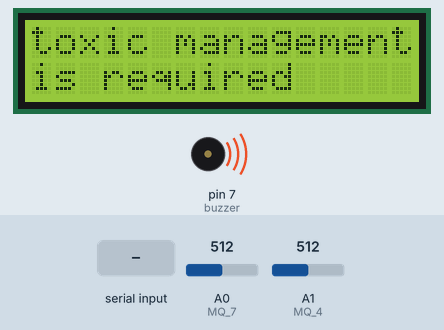
This sketch was run on a simulated Arduino Uno, built with avr-gcc and run on an emulated ATmega328P. Parts: 16×2 character LCD, buzzer (waves = sounding, pin HIGH). The inputs (shaded band) are chosen by the test bench; at power-on: A1 (MQ_4) = 512, A0 (MQ_7) = 512. What the sketch prints to the serial monitor is not drawn.

Above: at 1.2 s.
1.3 s: "1\n" received over the second serial link
At 3.2 s:
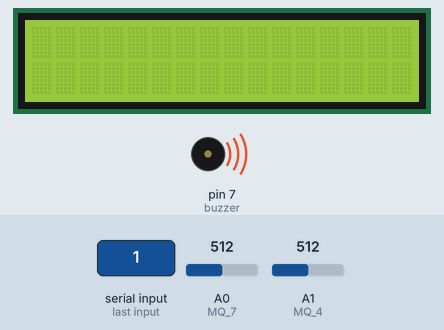
5.6 s: A1 (MQ_4) set to 716
At 6.5 s:
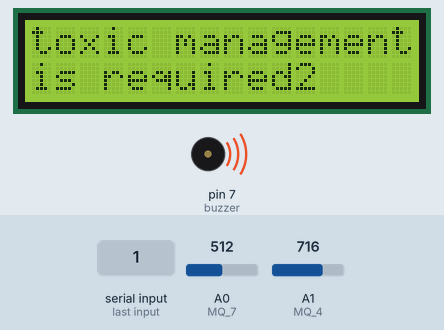
10.5 s: A1 (MQ_4) set to 900
At 11.9 s:
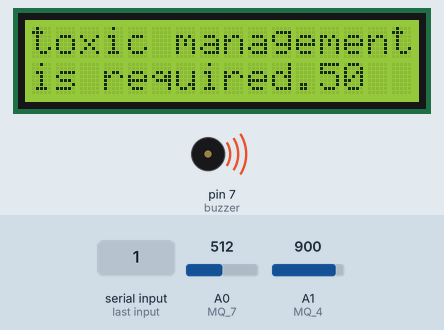
12.9 s: A1 (MQ_4) set to 1010
At 14.3 s:
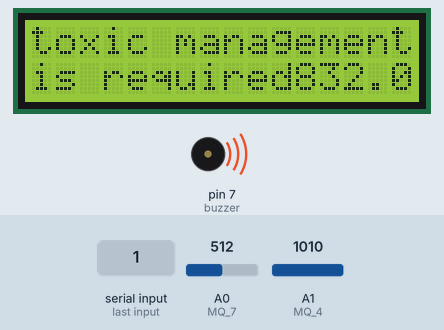
Timing chart, 0 to 15.9 s (numbered marks = the images above; inputs shaded):
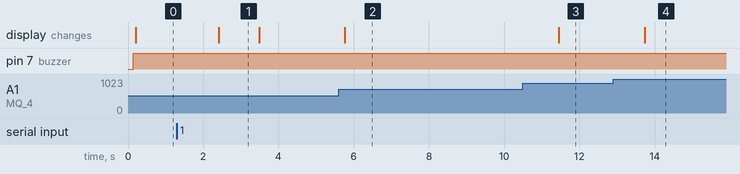

The sketch:

uno.ino
```cpp
#define MQ_7 A0
#define MQ_4 A1
#define buzzer 7
#define MH_Tx 5
#define MH_Rx 4

float analysis_co(int);
float analysis_ch4(int);
float Rs;
float Rt;

#include <SoftwareSerial.h>
#include <Wire.h>
#include <LiquidCrystal_I2C.h>
LiquidCrystal_I2C lcd(0x27, 16, 2);

SoftwareSerial UnoSerial(3, 2); // RX | TX
SoftwareSerial MH_Z14a(MH_Rx, MH_Tx);
void setup()
{
  //pinMode(3, INPUT);
  //pinMode(2, OUTPUT);
  UnoSerial.begin(57600);

  Serial.begin(9600);

  MH_Z14a.begin(9600);
  pinMode(MH_Rx, INPUT);
  pinMode(MH_Tx, OUTPUT);
  byte cmd[9] = {0xFF, 0x01, 0x99, 0x00, 0x00, 0x00, 0x13, 0x88, 0x8F};   //Detection range 5000pmm
  //byte cmd[9] = {0xFF, 0x01, 0x99, 0x00, 0x00, 0x00, 0x07, 0xD0, 0x8F}; //Detection range 2000pmm
  //byte cmd[9] = {0xFF, 0x01, 0x99, 0x00, 0x00, 0x00, 0x27, 0x10, 0x2F}; //Detection range 10,000pmm
  MH_Z14a.write(cmd, 9);


  pinMode(buzzer, OUTPUT);
  lcd.begin();
  lcd.backlight();
}
void loop() {
  lcd.begin();
  lcd.backlight();
  digitalWrite(buzzer,HIGH);
  /*Serial.print("hello world");
  UnoSerial.print(i_data);
  UnoSerial.print(" ");
  UnoSerial.print(f_data);
  UnoSerial.print("\n");
  delay(100);*/
  /////////////////////
  int coLevel = analogRead(MQ_7);
  float coPPM=analysis_co(coLevel);
  Serial.print("Carbon monoxide : ");
  Serial.print(coPPM, 2);
  Serial.println("ppm");
  UnoSerial.print(coPPM);
  UnoSerial.print("\n");

  int ch4Level = analogRead(MQ_4);
  float ch4PPM = analysis_ch4(ch4Level);
  Serial.print("Methane gas : ");
  Serial.print(ch4PPM, 2);
  Serial.println("ppm");
  UnoSerial.print(ch4PPM);
  UnoSerial.print("\n");
  /////////////////////////////
  int CO2 = mh_Z14A_function();
  Serial.print("CO2 : ");
  Serial.print(CO2);
  Serial.println("ppm");
  UnoSerial.print(CO2);
  UnoSerial.print("\n");
  //delay(3000);// heat time 3minut
  lcd.setCursor(0, 0); // กำหนดตำแหน่งเคอร์เซอร์ที่ แถวที่ 0 บรรทัดที่ 0
  lcd.print("CO2:"); //พิมพ์ข้อความ

  lcd.setCursor(4, 0); // กำหนดตำแหน่งเคอร์เซอร์ที่ แถวที่ 0 บรรทัดที่ 0
  lcd.print(CO2); //พิมพ์ข้อความ
  ////////////////////////////////////
  lcd.setCursor(9, 0); // กำหนดตำแหน่งเคอร์เซอร์ที่ แถวที่ 0 บรรทัดที่ 0
  lcd.print("CO:"); //พิมพ์ข้อความ

  lcd.setCursor(12, 0); // กำหนดตำแหน่งเคอร์เซอร์ที่ แถวที่ 0 บรรทัดที่ 0
  lcd.print(coPPM); //พิมพ์ข้อความ
  ////////////////////////////////////
  lcd.setCursor(0, 1); // กำหนดตำแหน่งเคอร์เซอร์ที่ แถวที่ 0 บรรทัดที่ 0
  lcd.print("CH4:"); //พิมพ์ข้อความ

  lcd.setCursor(4, 1); // กำหนดตำแหน่งเคอร์เซอร์ที่ แถวที่ 0 บรรทัดที่ 0
  lcd.print(ch4PPM); //พิมพ์ข้อความ
  //////////////////////////////
  /*if(sensorValue < 195){
    digitalWrite(buzzer,HIGH);
    Serial.println("Buzzer status : ON");
    delay(1000);
    digitalWrite(buzzer,LOW);
    Serial.println("Buzzer status : OFF");
    delay(1000);
  }*/
  if(coPPM > 2000 || CO2 >1400 || ch4PPM>1000)
  {
  lcd.setCursor(0, 0); // กำหนดตำแหน่งเคอร์เซอร์ที่ แถวที่ 0 บรรทัดที่ 0
  lcd.print("toxic management"); //พิมพ์ข้อความ
  Serial.println("toxic");

  lcd.setCursor(0, 1);
  lcd.print("is required");

  /*digitalWrite(buzzer,LOW);
  delay(1000);*/
  digitalWrite(buzzer,HIGH);
  }
  Serial.print("\n");
  delay(1000);
}

int mh_Z14A_function(){
  byte Z14a[9] = {0xFF, 0x01, 0x86, 0x00, 0x00, 0x00, 0x00, 0x00, 0x79}; //Read CO2
  MH_Z14a.write(Z14a, 9);

  byte data_byte[9];

  if(MH_Z14a.available()>0)
  {
    MH_Z14a.readBytes(data_byte, 9);
  }

  if(data_byte[1] == 1){
    return 0;
  }
  else{
    int CO2_ppm = data_byte[2]*256+data_byte[3];
    return CO2_ppm;
  }
}

float xxx;

float analysis_co(int adc){
  float slope = -0.3384580239;
  float A = 10.36034152;
  float Rseries = 1000;
  float V_Rseries = ((float)adc*5)/1023;
  xxx =((5-V_Rseries)/V_Rseries)*Rseries;
  float R0 = 1809.52;
  /*
   * R0 คือ ค่าความต้านทานเซ็นเซอร์ขณะที่แก๊สมีเทนเท่ากับ 1000 ppm
   * ในอากาศที่สะอาด
   * ควรปรับจูนด้วยการสอบเทียบกับเซ็นเซอร์มาตรฐาน
   */
  float Y = xxx/R0;
  float Methane_gas = pow(10,(log10(Y/A)/slope));
  return Methane_gas;
}

float analysis_ch4(int adc){
  float slope = -0.3384580239;
  float A = 10.36034152;
  float Rseries = 1000;
  float V_Rseries = ((float)adc*5)/1023;
  Rt = ((5-V_Rseries)/V_Rseries)*Rseries;
  float R0 = 1809.52;
  /*
   * R0 คือ ค่าความต้านทานเซ็นเซอร์ขณะที่แก๊สมีเทนเท่ากับ 1000 ppm
   * ในอากาศที่สะอาด
   * ควรปรับจูนด้วยการสอบเทียบกับเซ็นเซอร์มาตรฐาน
   */
  float Y = Rt/R0;
  float Methane_gas = pow(10,(log10(Y/A)/slope));
  return Methane_gas;
}
```

Measured:
- after the input at 1.3 s, the display: changes after 1.1 s (image 1)
- after the input at 5.6 s, the display: changes after 0.16 s (image 2)
- after the input at 10.5 s, the display: changes after 0.96 s (image 3)
- after the input at 12.9 s, the display: changes after 0.84 s (image 4)
- what the display in image 1 shows lasts 1.1 s, from 2.4 s to 3.5 s
